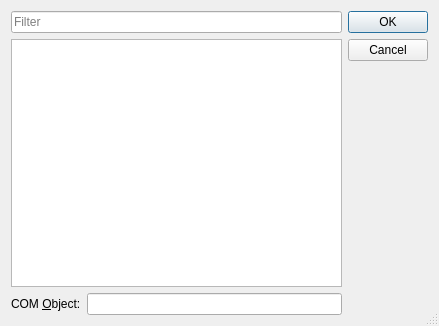
<ui version="4.0" stdsetdef="1" >
  <class>QAxSelect</class>
  <comment>*********************************************************************
**
** Copyright (C) 2013 Digia Plc and/or its subsidiary(-ies).
** Contact: http://www.qt-project.org/legal
**
** This file is part of the ActiveQt framework of the Qt Toolkit.
**
** $QT_BEGIN_LICENSE:BSD$
** You may use this file under the terms of the BSD license as follows:
**
** "Redistribution and use in source and binary forms, with or without
** modification, are permitted provided that the following conditions are
** met:
**   * Redistributions of source code must retain the above copyright
**     notice, this list of conditions and the following disclaimer.
**   * Redistributions in binary form must reproduce the above copyright
**     notice, this list of conditions and the following disclaimer in
**     the documentation and/or other materials provided with the
**     distribution.
**   * Neither the name of Digia Plc and its Subsidiary(-ies) nor the names
**     of its contributors may be used to endorse or promote products derived
**     from this software without specific prior written permission.
**
**
** THIS SOFTWARE IS PROVIDED BY THE COPYRIGHT HOLDERS AND CONTRIBUTORS
** "AS IS" AND ANY EXPRESS OR IMPLIED WARRANTIES, INCLUDING, BUT NOT
** LIMITED TO, THE IMPLIED WARRANTIES OF MERCHANTABILITY AND FITNESS FOR
** A PARTICULAR PURPOSE ARE DISCLAIMED. IN NO EVENT SHALL THE COPYRIGHT
** OWNER OR CONTRIBUTORS BE LIABLE FOR ANY DIRECT, INDIRECT, INCIDENTAL,
** SPECIAL, EXEMPLARY, OR CONSEQUENTIAL DAMAGES (INCLUDING, BUT NOT
** LIMITED TO, PROCUREMENT OF SUBSTITUTE GOODS OR SERVICES; LOSS OF USE,
** DATA, OR PROFITS; OR BUSINESS INTERRUPTION) HOWEVER CAUSED AND ON ANY
** THEORY OF LIABILITY, WHETHER IN CONTRACT, STRICT LIABILITY, OR TORT
** (INCLUDING NEGLIGENCE OR OTHERWISE) ARISING IN ANY WAY OUT OF THE USE
** OF THIS SOFTWARE, EVEN IF ADVISED OF THE POSSIBILITY OF SUCH DAMAGE."
**
** $QT_END_LICENSE$
**
*********************************************************************</comment>
 <class>QAxSelect</class>
 <widget class="QDialog" name="QAxSelect">
  <property name="geometry">
   <rect>
    <x>0</x>
    <y>0</y>
    <width>439</width>
    <height>326</height>
   </rect>
  </property>
  <property name="windowTitle">
   <string>Select ActiveX Control</string>
  </property>
  <property name="sizeGripEnabled">
   <bool>true</bool>
  </property>
  <layout class="QHBoxLayout" name="horizontalLayout">
   <item>
    <layout class="QVBoxLayout" name="verticalLayout">
     <item>
      <widget class="QLineEdit" name="filterLineEdit">
       <property name="placeholderText">
        <string>Filter</string>
       </property>
       <property name="clearButtonEnabled">
        <bool>true</bool>
       </property>
      </widget>
     </item>
     <item>
      <widget class="QListView" name="ActiveXList"/>
     </item>
     <item>
      <layout class="QHBoxLayout" name="unnamed">
       <property name="spacing">
        <number>6</number>
       </property>
       <property name="margin">
        <number>0</number>
       </property>
       <item>
        <widget class="QLabel" name="TextLabel1">
         <property name="text">
          <string>COM &amp;Object:</string>
         </property>
         <property name="buddy">
          <cstring>ActiveX</cstring>
         </property>
        </widget>
       </item>
       <item>
        <widget class="QLineEdit" name="ActiveX"/>
       </item>
      </layout>
     </item>
    </layout>
   </item>
   <item>
    <widget class="QDialogButtonBox" name="buttonBox">
     <property name="orientation">
      <enum>Qt::Vertical</enum>
     </property>
     <property name="standardButtons">
      <set>QDialogButtonBox::Cancel|QDialogButtonBox::Ok</set>
     </property>
    </widget>
   </item>
  </layout>
 </widget>
 <layoutdefault spacing="6" margin="11"/>
 <includes>
  <include location="local">qaxwidget.h</include>
 </includes>
 <resources/>
 <connections/>
</ui>
